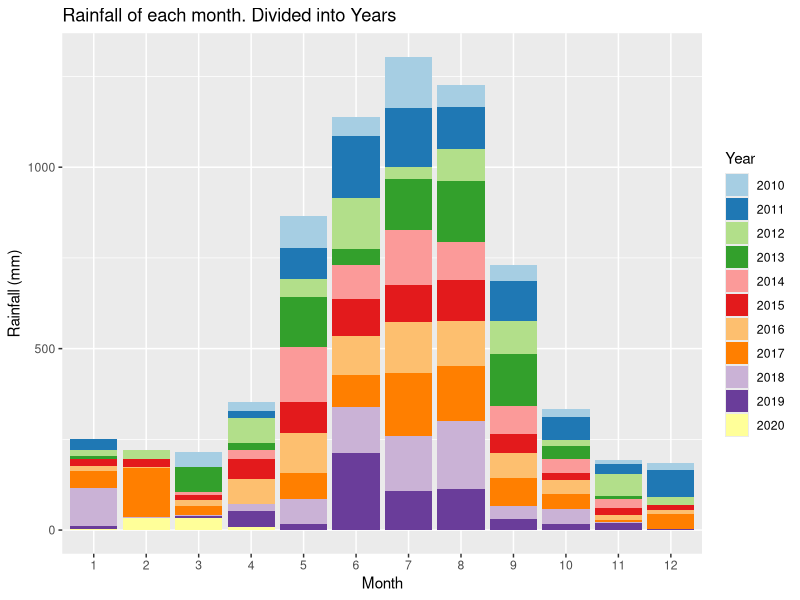
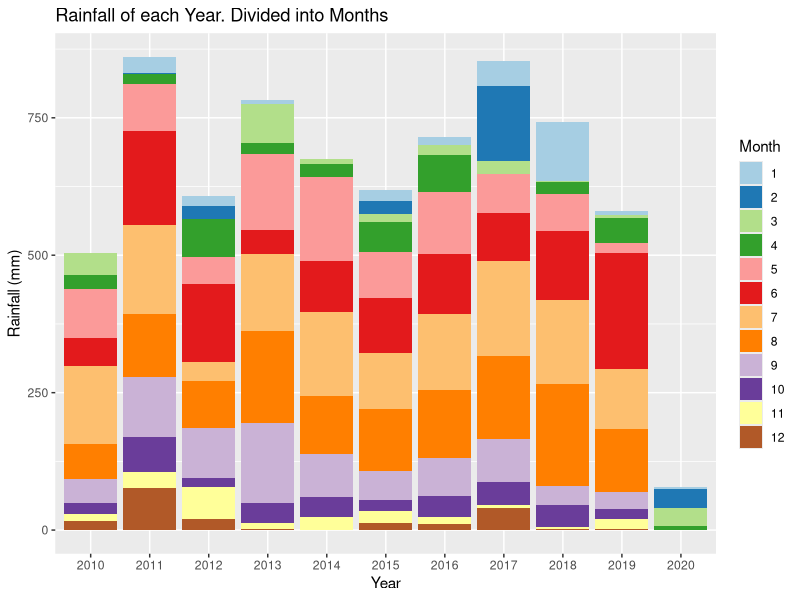
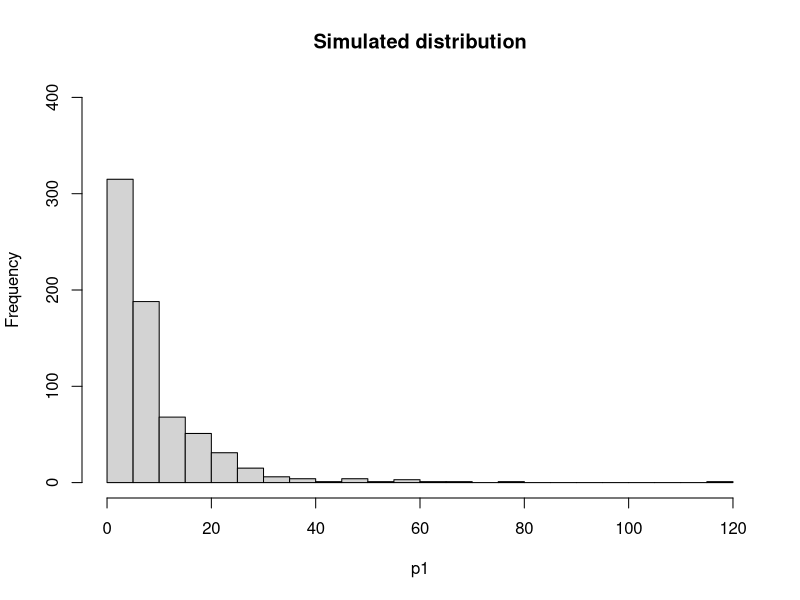
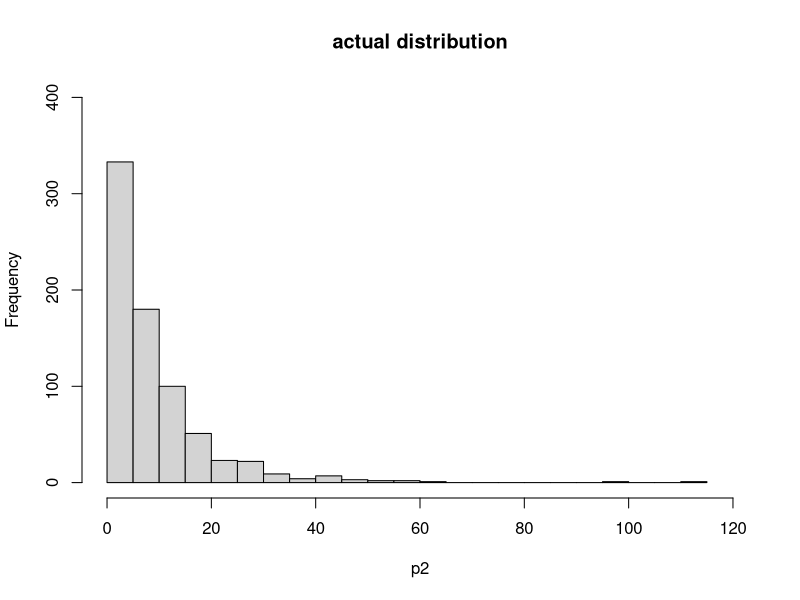
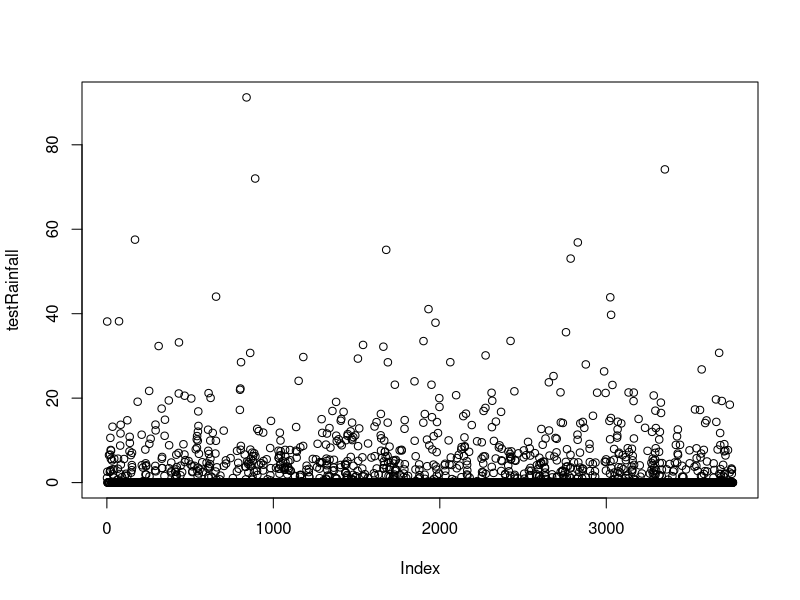
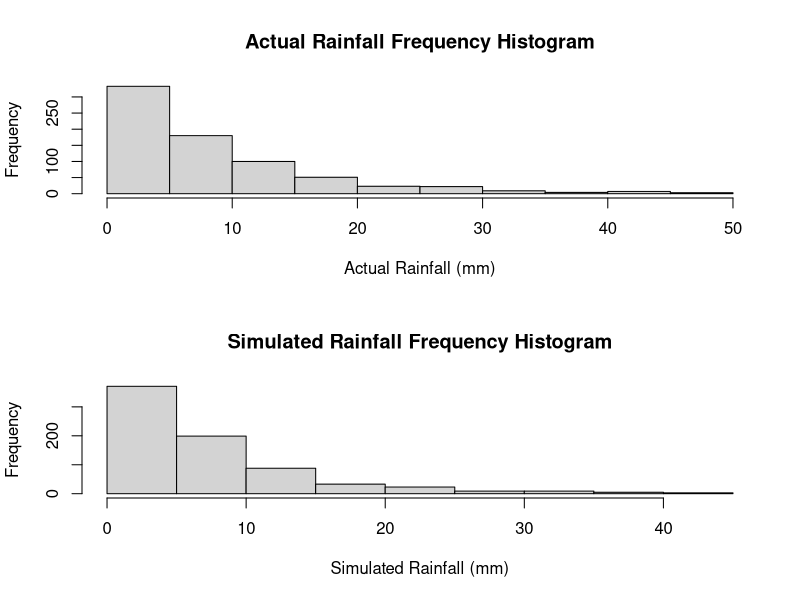
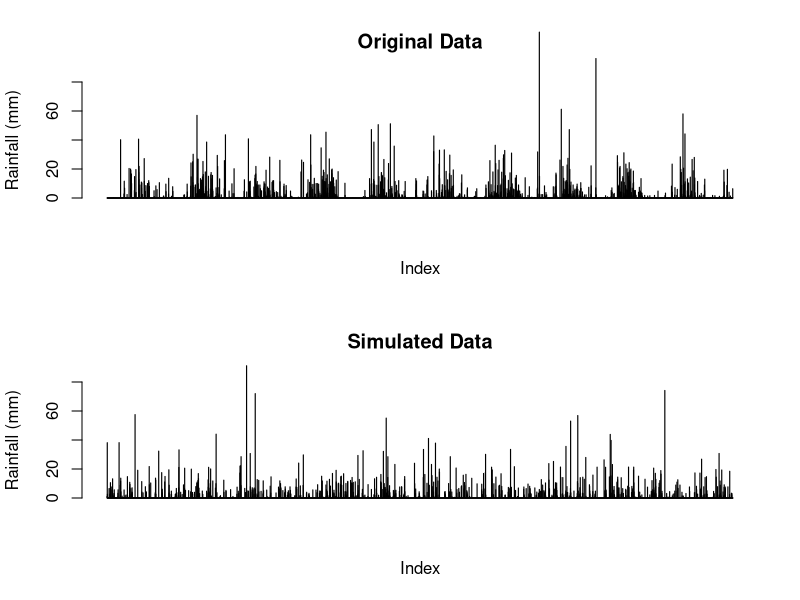
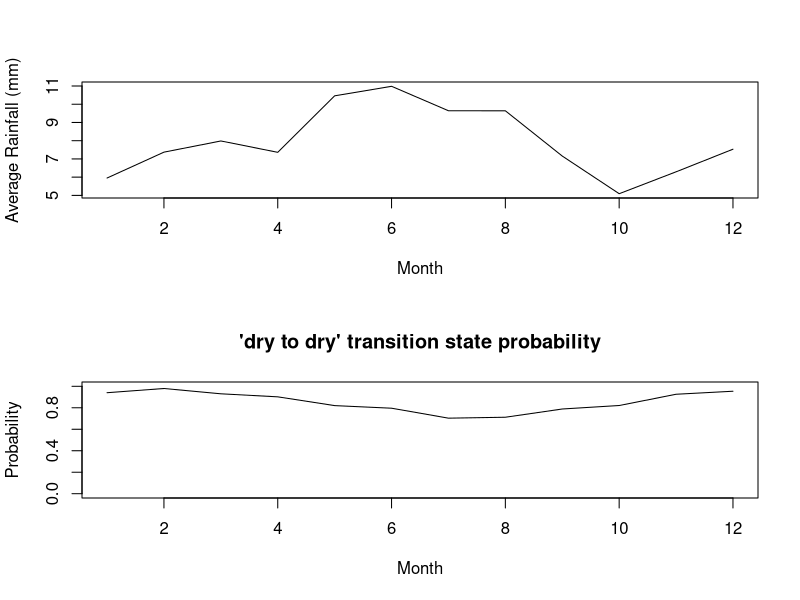

Generate these figures, in order, with R:
## ---- chunk 1
knitr::opts_chunk$set(echo = TRUE)
## ---- chunk 2
# Reading in the data from the csv file
data <-  read.csv("IDCJAC0009_009225_1800_Data.csv")
weather_data <- data
weather_data <- weather_data[which(is.na(weather_data$Rainfall.amount..millimetres.) == FALSE),] # Excludes rows with no rainfall record made 
## ---- chunk 3
weather_data$date <- do.call(paste, c(weather_data[c("Day", "Month", "Year")], sep = "-")) # Creating a column that contains the date for easy indentification
## ---- chunk 4
# Function to categorise day as either 'wet' or 'dry' for the Markov Chain functions
state <- function(x){
  stateList <- c()
  for(ii in 1:length(x)){
    if(x[ii] < 1){
      stateList <- c(stateList, "dry")
    }
    if(x[ii] >= 1){
      stateList <- c(stateList, "wet")
    }
  }
  return(stateList)
}
weather_data$state <- state(weather_data$Rainfall.amount..millimetres.)
## ---- chunk 5
# Function establishing Markov Chain transition state. Establishing the relationship between the rainfall of a given day and the day before it.
transitionState <- function(x){
  transitionStateList <- c('') # Can't find transition state of first observation.
  for(i in 2:length(x)){
    if(x[i] == "dry"){
      if (x[i-1] == "dry"){
        transitionStateList <- c(transitionStateList, "DryToDry")
      }
      else {
        transitionStateList <- c(transitionStateList, "WetToDry")
      }
    }
    if(x[i] == "wet"){
      if (x[i-1] == "dry"){
        transitionStateList <- c(transitionStateList, "DryToWet")
      }
      else {
        transitionStateList <- c(transitionStateList, "WetToWet")
      }
    }
  }
  return(transitionStateList)
}
weather_data$transitionState <- transitionState(weather_data$state)
## ---- chunk 6
train_data <- subset(weather_data, Year >= 2010) # Only look at the most recent, relevant data.
library(ggplot2)
library(RColorBrewer)

# Explorative plots investigating the distribution of rainfall across months and years

# Plotting the rainfall data (grouped by years and months)
# Distribution of rainfall by month (segmented by year)
ggplot(train_data, aes(x = factor(Month), y = Rainfall.amount..millimetres., fill = factor(Year))) + 
  geom_bar(stat = "identity") + 
  scale_fill_brewer(palette = "Paired") + 
  xlab("Month")+
  ylab("Rainfall (mm)")+
  labs(fill = "Year")+
  ggtitle("Rainfall of each month. Divided into Years")
# There does appear to be a rough distribution of rainfall by month. Most years May, June, July, August, and September (month 5-9) have the most rain. There are outliers

ggplot(train_data, aes(x = factor(Year), y = Rainfall.amount..millimetres., fill = factor(Month))) + 
  geom_bar(stat = "identity") + 
  scale_fill_brewer(palette = "Paired") + 
  xlab("Year")+
  ylab("Rainfall (mm)")+
  labs(fill = "Month")+
  ggtitle("Rainfall of each Year. Divided into Months")
# There does not appear to be any obvious pattern in the rainfall across the 10 years (note. 2020 only contains 4 months of data, hence the low rainfall). The average looks to be around 650-700 mm. 
## ---- chunk 7
table(train_data$Month, train_data$Year) # only four months of data in 2020
## ---- chunk 8
#Calculating transition state probabilities, in general (no respect to month or season)
weatherTable <- table(train_data$transitionState)

probWetToWet = weatherTable['WetToWet'] / (weatherTable['WetToWet'] + weatherTable['WetToDry'])
probWetToWet

probDryToDry = weatherTable['DryToDry'] / (weatherTable['DryToDry'] + weatherTable['DryToWet'])
probDryToDry
## ---- chunk 9
#Basic generator (No seasonal variation)

currentState = "dry" # Years start with very little rain, so more likely to start dry

#calculated above
generateRainfallBasic <- function(genLength){
  rainAmountList <- c()
  for (i3 in 1:genLength){
    if (currentState == "dry"){
      if (runif(1) < probDryToDry){
        currentState = "dry"
      }
      else{
        currentState = "wet"
      }
    }
    else if (currentState == "wet"){
      if (runif(1) < probWetToWet){
        currentState = "wet"
      }
      else{
        currentState = "dry"
      }
    }
                                      #generating amount of rainfall if state is wet, else 0
    if (currentState == "wet"){
      rainAmount <- 5*exp(rnorm(1))
      rainAmountList <- c(rainAmountList, rainAmount)
    }
    else{
      rainAmountList <- c(rainAmountList, 0)
    }
  }
  return(rainAmountList)
}
## ---- chunk 10
#comparing log-normal against actual data, veeerryyyy close fit, will use log-normal for rainfall sim
p1 <- 5*exp(rnorm(732))
p1 <- p1[p1>1]
hist(p1, breaks = 30, xlim = c(0,120), ylim = c(0,400), main = "Simulated distribution")

p2 <- train_data$Rainfall.amount..millimetres.[train_data$Rainfall.amount..millimetres.>1]
hist(p2, breaks = 30, xlim = c(0,120), ylim = c(0,400), main = "actual distribution")

## ---- chunk 11
#Basic generator tests
testRainfall = generateRainfallBasic(3761)
plot(testRainfall)

par(mfrow=c(2,1))
hist(train_data$Rainfall.amount..millimetres.[train_data$Rainfall.amount..millimetres.>1 & train_data$Rainfall.amount..millimetres.<50], xlab = "Actual Rainfall (mm)", main = "Actual Rainfall Frequency Histogram")
hist(testRainfall[testRainfall > 1 & testRainfall <50], xlab = "Simulated Rainfall (mm)", main = "Simulated Rainfall Frequency Histogram")

par(mfrow=c(2,1))
barplot(train_data$Rainfall.amount..millimetres., ylim = c(0,80), main = "Original Data", ylab = "Rainfall (mm)", xlab = "Index")
barplot(testRainfall, ylim = c(0,80), main = "Simulated Data", ylab = "Rainfall (mm)", xlab = "Index")
## ---- chunk 12
#Calculates the transition probabilities for each month
transitonStatesMonthsFrame <- data.frame(list(rep(0, 12), list(rep(0, 12), list(rep(0, 12), list(rep(0, 12)))))) #Initialises 12x4 frame filled with zeroes (4 columns for each transition state, 12 rows for each month)
names(transitonStatesMonthsFrame) <- c('DryToDry', 'DryToWet', 'WetToDry', 'WetToWet')

#Makes the dataframe with the count of each transition state with each month
for (i4 in 1:dim(train_data)[1]){
  tempTransitionState <- train_data[i4, 'transitionState']
  tempMonth <- train_data[i4, 'Month'] 
  transitonStatesMonthsFrame[tempMonth, tempTransitionState] <- transitonStatesMonthsFrame[tempMonth, tempTransitionState]+1 # increase count of tempTransitionState for month tempMonth by 1
}
## ---- chunk 13
#Calculates the transition state probabilities for each month in the data frame
probTransitonStatesMonthsFrame <- transitonStatesMonthsFrame
for (i in 1:dim(transitonStatesMonthsFrame)[1]){
  
  probTransitonStatesMonthsFrame[i, 'DryToDry'] <- transitonStatesMonthsFrame[i, 'DryToDry'] / (transitonStatesMonthsFrame[i, 'DryToDry'] + transitonStatesMonthsFrame[i, 'DryToWet'])
  
  probTransitonStatesMonthsFrame[i, 'DryToWet'] <- transitonStatesMonthsFrame[i, 'DryToWet'] / (transitonStatesMonthsFrame[i, 'DryToDry'] + transitonStatesMonthsFrame[i, 'DryToWet'])
    
  probTransitonStatesMonthsFrame[i, 'WetToDry'] <- transitonStatesMonthsFrame[i, 'WetToDry'] / (transitonStatesMonthsFrame[i, 'WetToDry'] + transitonStatesMonthsFrame[i, 'WetToWet'])
    
  probTransitonStatesMonthsFrame[i, 'WetToWet'] <- transitonStatesMonthsFrame[i, 'WetToWet'] / (transitonStatesMonthsFrame[i, 'WetToDry'] + transitonStatesMonthsFrame[i, 'WetToWet'])
}
## ---- chunk 14
#testing average rainfall when its rains in each month, and for wettowet vs drytowet transitions.
test_w2w <- train_data$Rainfall.amount..millimetres.[train_data$transitionState == "WetToWet"]
test_d2w <- train_data$Rainfall.amount..millimetres.[train_data$transitionState == "DryToWet"]
mean(test_w2w)
mean(test_d2w)
wilcox.test(test_d2w, test_w2w)
#since resulting wilcox test p-value is 0.85, we conclude that theres no difference in rainfall depending on the transition state, and do not need to include it in our model.

test_rainfallPerMonth <- train_data[train_data$state == "wet",c(4,6)]
kruskal.test(Rainfall.amount..millimetres. ~ Month, data = test_rainfallPerMonth)
#p-val = 0.00016, therefore difference between average rainfall for each month

rm(test_d2w)
rm(test_w2w)

rm(test_rainfallPerMonth)

## ---- chunk 15
#calculating the mean rainfall when it rains for each month, to change how much it rains according to the generator later on. Limited to less than 60 mls as the dataset is not large enough for large rainfall amounts (such as 114ml in feburary) to not throw the mean off.
rainMonthData <- c()
for (i in 1:12){
  temp<- train_data$Rainfall.amount..millimetres.[train_data$state == "wet" & train_data$Month == i & train_data$Rainfall.amount..millimetres. < 60]
  rainMonthData <- c(rainMonthData, list(temp))
  rm(temp)
}

rainfallAvgMonth <- sapply(rainMonthData, mean)

## ---- chunk 16
plot(c(1:12), rainfallAvgMonth, type = "l", xlab = "Month", ylab = "Average Rainfall (mm)")
## ---- chunk 17
#How the transition state probabilities vary for each month
plot(probTransitonStatesMonthsFrame$DryToDry, ylim = c(0,1), xlab = "Month", main = "'dry to dry' transition state probability", type = 'l', ylab = "Probability")
plot(probTransitonStatesMonthsFrame$WetToWet, ylim = c(0,1), xlab = "Month", main = "'wet to wet' transition state probability", type = 'l', ylab = "Probability")
## ---- chunk 18

#weather generator accounting  for seasonal variation of transition states 
#yes this is just a spicy version of basic generator it's mostly the same in fact if i forget to even do this it is the same

#Weather generator accounting  for seasonal variation of transition states or something i hope
#Yes this is just a spicy version of basic generator it's mostly the same in fact if i forget to even do this it is the same


generateRainfallSeasonal <- function(input){
  # input must be weather_data or a subset of weather_data
  currentState = "dry" #can make this into a random choice later
  rainAmountList <- c()
  for (i5 in 1:dim(input)[1]){
    if (currentState == "dry"){
      if (runif(1) < probTransitonStatesMonthsFrame[input[i5, 'Month'], 'DryToDry']){ #now inputs depending on the month of input
        currentState = "dry"
      }
      else{
        currentState = "wet"
      }
    }
    else if (currentState == "wet"){
      if (runif(1) < probTransitonStatesMonthsFrame[input[i5, 'Month'], 'WetToWet']){
        currentState = "wet"
      }
      else{
        currentState = "dry"
      }
    }
                                      #generating amount of rainfall if state is wet, else 0
    if (currentState == "wet"){
      
      #rainAmount <- 5*exp(rnorm(1)) #now log-normal dist, 5 used because is close to mean of weather_data's / the mean of what exp(rnorm(1)) is by default /// Old Version 
      rainAmount <- rainfallAvgMonth[input[i5, 'Month']]*exp(rnorm(1))/1.648 #average of exp(rnorm(1)) is ~1.648, so we divide by that so the average of each month will just be the actual average calculated from rainfallAvgMonth.
      
      rainAmountList <- c(rainAmountList, rainAmount)
    }
    else{
      rainAmountList <- c(rainAmountList, 0)
    }
  }
  return(rainAmountList)
}
## ---- chunk 19
#testing code for seasonal generator
inputSeasonalRainfall <- dplyr::select(train_data, 'Year', 'Month', 'Day') #using existing train data's dates to input to function, instead of putting in just how many to generate

testSeasonalRainfall = generateRainfallSeasonal(inputSeasonalRainfall)
## ---- chunk 20
par(mfrow=c(2,1))
barplot(train_data$Rainfall.amount..millimetres., ylim = c(0,80), main = "Original Data", ylab = "Rainfall (mm)", xlab = "Index")
barplot(testSeasonalRainfall, ylim = c(0,80), main = "Simulated Data - seasonal", ylab = "Rainfall (mm)", xlab = "Index")
## ---- chunk 21
set.seed(100345)

sampID <- sample.int(nrow(train_data), size = 0.8*nrow(train_data), replace = FALSE)
train_data <- train_data[sampID,] # 80% of data for training
test_data <- train_data[-sampID,] # 20% for testing
## ---- chunk 22
#code to calculate transition probabilities for each month (copied from earlier)
  # calculating the number of occurances of each trainsition state for eah month
transitonStatesMonthsFrame <- data.frame(list(rep(0, 12), list(rep(0, 12), list(rep(0, 12), list(rep(0, 12)))))) #initialising frame by creating 12x4 frame filled with zeroes
names(transitonStatesMonthsFrame) <- c('DryToDry', 'DryToWet', 'WetToDry', 'WetToWet') #name da columns

for (i4 in 1:dim(train_data)[1]){ #making dataframe with count of each transition state for each month
  tempTransitionState <- train_data[i4, 'transitionState']
  tempMonth <- train_data[i4, 'Month']
  transitonStatesMonthsFrame[tempMonth, tempTransitionState] <- transitonStatesMonthsFrame[tempMonth, tempTransitionState]+1
}


  #calculating the probabilites of each transition state for eachonth from the number of occurances 
probTransitonStatesMonthsFrame<- transitonStatesMonthsFrame

for (i in 1:dim(transitonStatesMonthsFrame)[1]){ #calculating transition probs for each month in df
  
  probTransitonStatesMonthsFrame[i, 'DryToDry'] <- transitonStatesMonthsFrame[i, 'DryToDry'] / (transitonStatesMonthsFrame[i, 'DryToDry'] + transitonStatesMonthsFrame[i, 'DryToWet'])
  
  probTransitonStatesMonthsFrame[i, 'DryToWet'] <- transitonStatesMonthsFrame[i, 'DryToWet'] / (transitonStatesMonthsFrame[i, 'DryToDry'] + transitonStatesMonthsFrame[i, 'DryToWet'])
    
  probTransitonStatesMonthsFrame[i, 'WetToDry'] <- transitonStatesMonthsFrame[i, 'WetToDry'] / (transitonStatesMonthsFrame[i, 'WetToDry'] + transitonStatesMonthsFrame[i, 'WetToWet'])
    
  probTransitonStatesMonthsFrame[i, 'WetToWet'] <- transitonStatesMonthsFrame[i, 'WetToWet'] / (transitonStatesMonthsFrame[i, 'WetToDry'] + transitonStatesMonthsFrame[i, 'WetToWet'])
}

# calucating the new average rainfall for each month
rainMonthData <- c()
for (i in 1:12){
  temp<- train_data$Rainfall.amount..millimetres.[train_data$state == "wet" & train_data$Month == i & train_data$Rainfall.amount..millimetres. < 60]
  rainMonthData <- c(rainMonthData, list(temp))
  rm(temp)
}

rainfallAvgMonth <- sapply(rainMonthData, mean)
## ---- chunk 23
#generate test data
testSeasonalRainfall20 = generateRainfallSeasonal(test_data) # generate a simulation with the same number of observations as test_data (20% of the total data)
## ---- chunk 24
par(mfrow = c(2, 1))

barplot(testSeasonalRainfall20, ylab = "Rainfall (mm)", xlab = "index", main = "Simulated data")
barplot(test_data$Rainfall.amount..millimetres., ylab = "Rainfall (mm)", xlab  = "index", main = "Actual data")
## ---- chunk 25
# Wilcoxon signed rank test
WT <- wilcox.test(testSeasonalRainfall20, test_data$Rainfall.amount..millimetres., paired=T)
print("Wilcoxon rank sum p-value")
WT$p.value
# paired student t test
TT <- t.test(testSeasonalRainfall20, test_data$Rainfall.amount..millimetres., paired=T)
print("t-test p-value")
TT$p.value
## ---- chunk 26
train_data <- subset(weather_data, Year >= 2010)
train10_data <- subset(weather_data, Year >= 2009 & Year < 2019)
data_2019 <- subset(weather_data, Year == 2019)
## ---- chunk 27
#code to calculate transition probabilities for each month (copied from earlier)

transitonStatesMonthsFrame <- data.frame(list(rep(0, 12), list(rep(0, 12), list(rep(0, 12), list(rep(0, 12)))))) #initialising frame by creating 12x4 frame filled with zeroes
names(transitonStatesMonthsFrame) <- c('DryToDry', 'DryToWet', 'WetToDry', 'WetToWet') #name da columns

for (i4 in 1:dim(train10_data)[1]){ #making dataframe with count of each transition state for each month
  tempTransitionState <- train10_data[i4, 'transitionState']
  tempMonth <- train10_data[i4, 'Month']
  transitonStatesMonthsFrame[tempMonth, tempTransitionState] <- transitonStatesMonthsFrame[tempMonth, tempTransitionState]+1
}
## ---- chunk 28
#also copied from earlier
probTransitonStatesMonthsFrame<- transitonStatesMonthsFrame
for (i in 1:dim(transitonStatesMonthsFrame)[1]){ #calculating transition probs for each month in df
  
  probTransitonStatesMonthsFrame[i, 'DryToDry'] <- transitonStatesMonthsFrame[i, 'DryToDry'] / (transitonStatesMonthsFrame[i, 'DryToDry'] + transitonStatesMonthsFrame[i, 'DryToWet'])
  
  probTransitonStatesMonthsFrame[i, 'DryToWet'] <- transitonStatesMonthsFrame[i, 'DryToWet'] / (transitonStatesMonthsFrame[i, 'DryToDry'] + transitonStatesMonthsFrame[i, 'DryToWet'])
    
  probTransitonStatesMonthsFrame[i, 'WetToDry'] <- transitonStatesMonthsFrame[i, 'WetToDry'] / (transitonStatesMonthsFrame[i, 'WetToDry'] + transitonStatesMonthsFrame[i, 'WetToWet'])
    
  probTransitonStatesMonthsFrame[i, 'WetToWet'] <- transitonStatesMonthsFrame[i, 'WetToWet'] / (transitonStatesMonthsFrame[i, 'WetToDry'] + transitonStatesMonthsFrame[i, 'WetToWet'])
}
## ---- chunk 29
set.seed(10356)

# get a testing 
monthList <- subset(weather_data, Year == 2019) # a year that isn't a leap year to get the month list, as generation algorithm only requires months
monthList <- monthList['Month']
testSeasonalRainfall10 <- generateRainfallSeasonal(monthList)
## ---- chunk 30
#compare generated year against 2019
par(mfrow = c(2,1))
barplot(testSeasonalRainfall10, xlab = "Index", ylab = "Rainfall (mm)", main = "Simulated Rainfall")
barplot(data_2019$Rainfall.amount..millimetres., xlab = "Index", ylab = "Rainfall (mm)", main = "2019 Rainfall")
## ---- chunk 31
# check other years for comparison
par(mfrow = c(3,2))
barplot(testSeasonalRainfall10, xlab = "Index", ylab = "Rainfall (mm)", main = "Simulated Rainfall")
year <- subset(weather_data, Year == 2015)
barplot(year$Rainfall.amount..millimetres., xlab = "Index", ylab = "Rainfall (mm)", main = "2015 Rainfall")
year <- subset(weather_data, Year == 2008)
barplot(year$Rainfall.amount..millimetres., xlab = "Index", ylab = "Rainfall (mm)", main = "2008 Rainfall")
year <- subset(weather_data, Year == 2015)
barplot(year$Rainfall.amount..millimetres., xlab = "Index", ylab = "Rainfall (mm)", main = "2017 Rainfall")
year <- subset(weather_data, Year == 2007)
barplot(year$Rainfall.amount..millimetres., xlab = "Index", ylab = "Rainfall (mm)", main = "2007 Rainfall")
year <- subset(weather_data, Year == 2013)
barplot(year$Rainfall.amount..millimetres., xlab = "Index", ylab = "Rainfall (mm)", main = "2013 Rainfall")
rm(year)
## ---- chunk 32
# Creates a graph of difference in rainfall for years, weeks, months, years to see if there are any potential patterns.

# Creates a list of the weekly rainfall
RainfallWeekly <- data.frame("Rainfall (mm)", "Week")
colnames(RainfallWeekly) <- c("Rainfall (mm)", "Week")
RainfallWeekly$`Rainfall (mm)` <- as.numeric(RainfallWeekly$`Rainfall (mm)`)
RainfallWeekly$Week <- as.numeric(RainfallWeekly$Week)
week = 1
weekRain = 0
for(ii in c(1: nrow(weather_data))){
  weekRain = weekRain + weather_data[ii, 6] # rainfall amount for that row
  
  if(ii%%7 == 0){ # every 7th row
    RainfallWeekly[(ii/7), 1] <- weekRain # 1 row of RainfallWeekly created every 7 rows (1 weeks) - inserting rainfall total for that week
    RainfallWeekly[(ii/7), 2] <- week
    week = week + 1
    weekRain = 0 # clear total rainfall to prepare for next week
  }
}
## ---- chunk 33
RainfallWeeklyDiff <- data.frame(c(1:(nrow(RainfallWeekly)-1)), c(1:(nrow(RainfallWeekly)-1))) # data frame with two columns, one less row than RainfallWeekly
colnames(RainfallWeeklyDiff) <- c("Rainfall diff (mm)", "Week")
RainfallWeeklyDiff$`Rainfall diff (mm)` <- diff(RainfallWeekly$`Rainfall (mm)`) # change in weeks
## ---- chunk 34
# plot first 700 weeks first against the difference in rainfall, and then the rainfall per week
par(mfrow = c(4,1))
plot(RainfallWeeklyDiff[c(1:350), 2], RainfallWeeklyDiff[c(1:350), 1], xlab = "week", ylab = "change in rainfall (mm)", cex = 2, type = "b", main = "Difference in Rainfall (mm) across weeks")
plot(RainfallWeekly[c(1:350), 2], RainfallWeekly[c(1:350), 1], xlab = "week", ylab = "rainfall (mm)", type = "l", main = "Rainfall (mm) by week")
plot(RainfallWeeklyDiff[c(351:700), 2], RainfallWeeklyDiff[c(351:700), 1], xlab = "week", ylab = "change in rainfall (mm)", cex = 2, type = "b", main = "Difference in Rainfall (mm) across weeks")
plot(RainfallWeekly[c(351:700), 2], RainfallWeekly[c(351:700), 1], xlab = "week", ylab = "rainfall (mm)", type = "l", main = "Rainfall (mm) by week")


# the seasonal trends can be clearly seen through these plots, however there does not seem to be any calear patterns in the wet weeks. As such, a simulator using weeks will not be explored.
## ---- chunk 35
# plot second 700 weeks first against the difference in rainfall, and then the rainfall per week
#par(mfrow = c(4,1))
#plot(RainfallWeeklyDiff[c(701:1050), 2], RainfallWeeklyDiff[c(701:1050), 1], xlab = "week", ylab = "change in rainfall (mm)", cex = 2, type = "b")
#plot(RainfallWeekly[c(701:1050), 2], RainfallWeekly[c(701:1050), 1], xlab = "week", ylab = "rainfall (mm)", type = "l")
#plot(RainfallWeeklyDiff[c(1051:1414), 2], RainfallWeeklyDiff[c(1051:1414), 1], xlab = "week", ylab = "change in rainfall (mm)", cex = 2, type = "b")
#plot(RainfallWeekly[c(1051:1414), 2], RainfallWeekly[c(1051:1414), 1], xlab = "week", ylab = "rainfall (mm)", type = "l")
## ---- chunk 36
rainSort_2019 <- data_2019$Rainfall.amount..millimetres.
# qqplot before removing 'dry' days
qqnorm(rainSort_2019, pch = 1, frame = F, main = "Normal Q-Q Plot of Rainfall 2019 (including dry days)")
qqline(rainSort_2019, col = "red", lwd = 2)
rainSort_2019 <- rainSort_2019[which(rainSort_2019 != 0)]
# qqplot after removing 'dry' days
qqnorm(rainSort_2019, pch = 1, frame = F, main = "Normal Q-Q Plot of Rainfall 2019 (excluding dry days)")
qqline(rainSort_2019, col = "red", lwd = 2)
hist(rainSort_2019, breaks = 50)
# data is not normally distributed
rm(rainSort_2019)
## ---- chunk 37
rain2019 <- subset(weather_data, Year == 2019)
length(rain2019$Rainfall.amount..millimetres.)
length(testSeasonalRainfall10)

## ---- chunk 38
# function to return the sum of ranks of difference (w+ and w-) that are part of the Wilcoxon signed rank calculations
returnRanks <- function(simulated, actual){
  diffs <- (simulated - actual)
  diffs <- diffs[diffs != 0]
  posDifs <- which(diffs > 0)
  negDiffs <- which(diffs < 0)
  rank <- rank(abs(diffs))
  rankPosDiff <- sum(rank[posDifs])
  rankNegDiff <- sum(rank[negDiffs]) 
  return(c(rankPosDiff, rankNegDiff))
}

## ---- chunk 39

table(rain2019$Month)
# Since there are two days missing from October and December, we will have to find the days and remove them from our simulated results.
table(rain2019$Day)
# one month is missing a day 5, and another is missing a day 19 (both 11 when should be 12)/
temp <- subset(rain2019, Day == 5)
temp$Month # 5th of October missing
temp <- subset(rain2019, Day == 19)
temp$Month # 19th of December missing
rm(temp)
## ---- chunk 40
# to perform Wilcoxon Signed Rank test must have paired data, so remove those extra dates from testSeasonalRainfall10
# 2019 is a non leap year

which(rain2019$date == "4-10-2019") # find what row the day before 5-10-2019 is
# thereforer 5-10-2019 would be row 278 (277+1)
which(rain2019$date == "18-12-2019") # find what row the day before 5-10-2019 is
# thereforer 5-10-2019 would be row 353 (351+2). Add two as both 5th october and 19th december are missing

simRainfall2019 <- testSeasonalRainfall10 # remove day 278 and day 353 data from testSeasonalRainfall10
## ---- chunk 41
set.seed(102343656)

# get a testing 
monthList <- subset(weather_data, Year == 2019) # a year that isn't a leap year to get the month list, as generation algorithm only requires months
monthList <- monthList['Month']
testSeasonalRainfall10 <- generateRainfallSeasonal(monthList)
simRainfall2019 <- testSeasonalRainfall10 # remove day 278 and day 353 data from testSeasonalRainfall10
## ---- chunk 42
# test of testSeasonalRainfall10 against 2019 rainfall (testSeasonalRainfall10 was simulation of 2019 rainfall)
wilcox.test(rain2019$Rainfall.amount..millimetres., simRainfall2019, paired = T, alternative = "t", conf.int = T, conf.level = 0.95)

# the p-value is 0.04918,indicating that it is likely that there is a significant difference between the simulated data and the actual data. This means that one set of data was consistently and significantly larger than the other

# manual calculation of Wilcoxon signed rank values 

sumRanks <- returnRanks(simRainfall2019, rain2019$Rainfall.amount..millimetres.)
sumRanks[1] # rankPosDiff ( sum of the ranks of the positive differences)
sumRanks[2] # rankNegDiff (sum of the ranks of the negative differrences)

# rankPosDiff (the sum of the ranks of the differences where the simulated data is greater than the actual) is 7414. rankNegDiff (the sum of the ranks of the the differences where the actual is greater than the simulated) is 5147. rankPosDiff is quite a bit larger than rankNegDiff
## ---- chunk 43
# to confirm the results of the first Wilcoson signed rank test, repeat with 3 different sets of simulated rainfall
set.seed(12345)

# using month probabilites generate one years worth of data 
monthList <- subset(weather_data, Year == 2011) # a year that isn't a leap year to get the month list, as generation algorithm only requires months
monthList <- monthList['Month']
testSeasonalRainfall10 <- generateRainfallSeasonal(monthList)
## ---- chunk 44
simRainfall2019 <- testSeasonalRainfall10[-c(278, 353)] # Removing day 278 and day 353 data from testSeasonalRainfall10 because we are missing data.

wilcox.test(rain2019$Rainfall.amount..millimetres., simRainfall2019, paired = T, alternative = "t", conf.int = T, conf.level = 0.95)

# The p-value is 0.1981, indiciating that there is not a significant difference between the simulated data and the actual data

# manual calculation of Wilcoxon signed rank values 
sumRanks <- returnRanks(simRainfall2019, rain2019$Rainfall.amount..millimetres.)
sumRanks[1] # rankPosDiff ( sum of the ranks of the positive differences)
sumRanks[2] # rankNegDiff (sum of the ranks of the negative differrences)

## ---- chunk 45
set.seed(347876)

# using month probabilites generate one years worth of data 
monthList <- subset(weather_data, Year == 2011) # a year that isn't a leap year to get the month list, as generation algorithm only requires months
monthList <- monthList['Month']
testSeasonalRainfall10 <- generateRainfallSeasonal(monthList)

simRainfall2019 <- testSeasonalRainfall10[-c(278, 353)] # remove day 278 and day 353 data from testSeasonalRainfall10

wilcox.test(rain2019$Rainfall.amount..millimetres., simRainfall2019, paired = T, alternative = "t", conf.int = T, conf.level = 0.95)

# manual calculation of Wilcoxon signed rank values 
sumRanks <- returnRanks(simRainfall2019, rain2019$Rainfall.amount..millimetres.)
sumRanks[1] # rankPosDiff ( sum of the ranks of the positive differences)
sumRanks[2] # rankNegDiff (sum of the ranks of the negative differrences)

## ---- chunk 46
set.seed(3456789)
# using month probabilites generate one years worth of data 
monthList <- subset(weather_data, Year == 2011) # a year that isn't a leap year to get the month list, as generation algorithm only requires months
monthList <- monthList['Month']
testSeasonalRainfall10 <- generateRainfallSeasonal(monthList)

simRainfall2019 <- testSeasonalRainfall10[-c(278, 353)] # remove day 278 and day 353 data from testSeasonalRainfall10

wilcox.test(rain2019$Rainfall.amount..millimetres., simRainfall2019, paired = T, alternative = "t", conf.int = T, conf.level = 0.95)


# manual calculation of Wilcoxon signed rank values 
sumRanks <- returnRanks(simRainfall2019, rain2019$Rainfall.amount..millimetres.)
sumRanks[1] # rankPosDiff ( sum of the ranks of the positive differences)
sumRanks[2] # rankNegDiff (sum of the ranks of the negative differrences)

## ---- chunk 47
# looking at the four total simulations created, there is generally no significant different between the simulated rainfall and the actual rainfall. 
# However looking at rankPosDiff and rankNegDiff calculated for each (the sum of the ranks of the positive and negative differences between the simulated and actual data respectively), the simulated rainfall was consistently larger than the actual data 
# The reason for this is likely because 2019 had a very small amount of rainfall compared to the rest of the years.
sum(train10_data$Rainfall.amount..millimetres.)/10 # /10 to get average of 10 years of rain data
sum(rain2019$Rainfall.amount..millimetres.)
## ---- chunk 48
median(simRainfall2019)
median(rain2019$Rainfall.amount..millimetres.)

# given the number of dry days, it makes sense that the median's would be very similar in the Wilcoxon Signed Rank test
# To perform the Wilcoxon Signed Rank test we remove those dates from testSeasonalRainfall10
# 2019 is a non leap year so February will have 28 days
#October 5th and December 19th are missing, so we remove them
month_result <- which(rain2019$date == "4-10-2019" | rain2019$date=="18-12-2019")
## ---- chunk 49
simRainfall2019 <- testSeasonalRainfall10[-c(month_result[1]+1, month_result[2]+1)] #Removing 4/10/19 and 18/12/19 because these dates are missing from the data.
# Test of testSeasonalRainfall10 against 2019 rainfall (testSeasonalRainfall10 was simulation of 2019 rainfall)
wilcox.test(simRainfall2019, rain2019$Rainfall.amount..millimetres., paired = T, alternative = "t")

# Since the p-value is relatively high, it can be concluded that there is no significant diference between the simulated 2019 data and the actual 2019 data. 
# While the simulation may not be an accurate prediction of 2019 (as seen in the barplots), the simulation was also not logically flawed, as there is not a significant difference between the median of the simulation and the median of the actual.
#Furthermore, a qucik comparison of the medians in the Wilcoxon Signed Rank test shows that (as expected) they are also very similar.
cat("Median of actual and simulated rainfall respectively: ", median(rain2019$Rainfall.amount..millimetres.), median(simRainfall2019))
rm(simRainfall2019)
## ---- chunk 50
# looking at 2013 data (which had a larger than average amount of rain)

rain2013 <- subset(weather_data, Year == 2013)
simRainfall2013 <- generateRainfallSeasonal(monthList)
wilcox.test(simRainfall2013, rain2013$Rainfall.amount..millimetres., paired = T, conf.int = T, conf.level = 0.95)

diffs <- (simRainfall2013 - rain2013$Rainfall.amount..millimetres.)
diffs <- diffs[diffs != 0]
posDifs <- which(diffs > 0)
negDiffs <- which(diffs < 0)
rank <- rank(abs(diffs))
rankPosDiff <- sum(rank[posDifs])
rankNegDiff <- sum(rank[negDiffs]) 

rankPosDiff
rankNegDiff

mean(diffs)
## ---- chunk 51
monthList <- subset(weather_data, Year == 2011) # a year that isn't a leap year to get the month list, as generation algorithm only requires months
monthList <- monthList['Month']

sumRainfall = 0

for(i in c(1:100)){
  set.seed(i)
  tempRainfall <- generateRainfallSeasonal(monthList)
  sumRainfall <- sumRainfall + sum(tempRainfall)
}
meanRainfallSim <- sumRainfall/100
meanRainfallSim

meanRainfallActual <- sum(train10_data$Rainfall.amount..millimetres.)/10
meanRainfallActual
